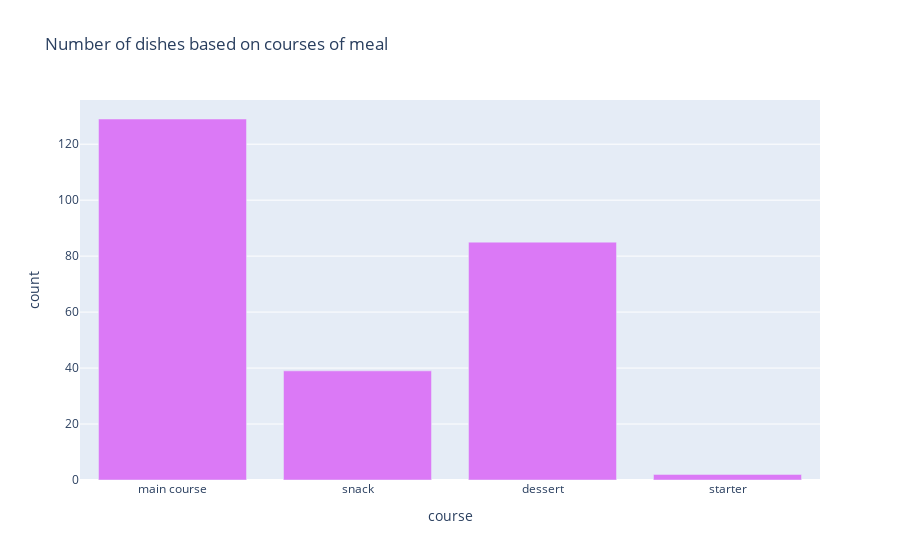

Notebook code for this chart:
### Markdown cell above
<a id='dishes_per_courses'></a>
### Number of dishes based on courses of meal

### Code cell
courses_df = cuisine_data['course'].value_counts().reset_index()
courses_df.columns = ['course', 'count']
courses_df = courses_df.sample(frac=1)
fig = px.bar(courses_df, x='course', y='count', title='Number of dishes based on courses of meal', 
             color_discrete_sequence=['#db79f6'])
fig.show()

### Figure 1 — Plotly figure (JSON) as saved in the notebook; plotly's stock layout.template omitted (floating-point values rounded to 4 significant figures)
{"data": [{"alignmentgroup": "True", "hovertemplate": "course=%{x}<br>count=%{y}<extra></extra>", "legendgroup": "", "marker": {"color": "#db79f6"}, "name": "", "offsetgroup": "", "orientation": "v", "showlegend": false, "textposition": "auto", "type": "bar", "x": ["main course", "snack", "dessert", "starter"], "xaxis": "x", "y": [129, 39, 85, 2], "yaxis": "y"}], "layout": {"barmode": "relative", "legend": {"tracegroupgap": 0}, "title": {"text": "Number of dishes based on courses of meal"}, "xaxis": {"anchor": "y", "domain": [0, 1], "title": {"text": "course"}}, "yaxis": {"anchor": "x", "domain": [0, 1], "title": {"text": "count"}}}}
